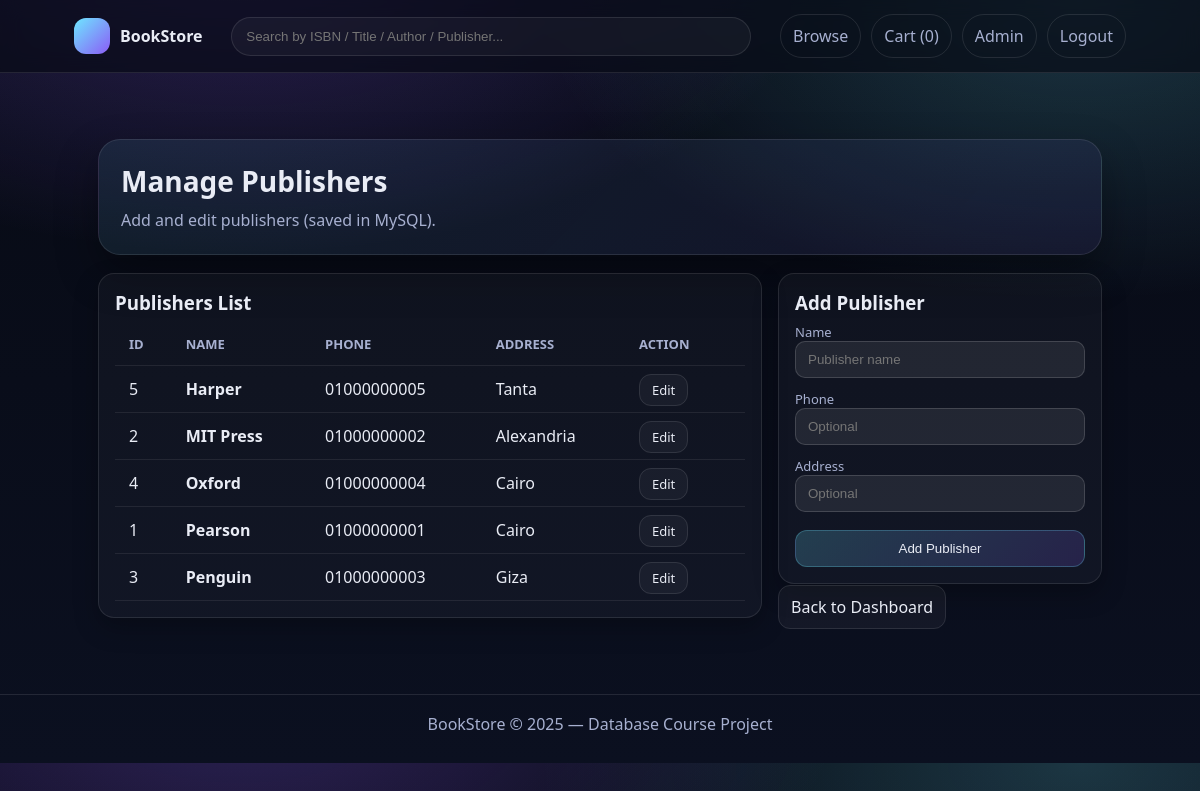
Screenshot of /admin/publishers.php (signed in) with the database file from the repository.
### tables this page shows
CREATE TABLE IF NOT EXISTS publishers (
  id INT AUTO_INCREMENT PRIMARY KEY,
  name VARCHAR(120) NOT NULL UNIQUE,
  phone VARCHAR(30),
  address VARCHAR(200)
);

### Backend/data/repo_db.php (called while the page is built, shortened)
<?php
require_once __DIR__ . '/../config/db.php';
function db_publishers_list(): array {
  global $pdo;
  $stmt = $pdo->query("SELECT id, name, phone, address FROM publishers ORDER BY name ASC");
  return $stmt->fetchAll();
}

### admin/publishers.php (the view, shortened to what this page needs)
<?php
require_once __DIR__ . '/../Backend/auth/admin_auth.php';
require_once __DIR__ . '/../Backend/data/repo_db.php';
require_once __DIR__ . '/../Frontend/includes/header.php';
$publishers = db_publishers_list();
$editId = (int)($_GET['edit'] ?? 0);
$editPublisher = $editId ? db_publisher_find($editId) : null;
?>
<div class="container">
  <div class="hero">
    <h1>Manage Publishers</h1>
    <p>Add and edit publishers (saved in MySQL).</p>
  </div>
  <div class="grid" style="margin-top:18px;">
    <div class="col-8">
      <div class="card" style="overflow:auto;">
        <h3 style="margin-top:0;">Publishers List</h3>
        <table class="table">
          <thead>
            <tr>
              <th>ID</th>
              <th>Name</th>
              <th>Phone</th>
              <th>Address</th>
              <th style="width:120px;">Action</th>
            </tr>
          </thead>
          <tbody>
            <?php foreach ($publishers as $p): ?>
              <tr>
                <td><?= (int)$p['id'] ?></td>
                <td style="font-weight:900;"><?= htmlspecialchars($p['name']) ?></td>
                <td><?= htmlspecialchars($p['phone'] ?? '') ?></td>
                <td><?= htmlspecialchars($p['address'] ?? '') ?></td>
                <td>
                  <a class="btn secondary" href="publishers.php?edit=<?= (int)$p['id'] ?>">Edit</a>
                </td>
              </tr>
            <?php endforeach; ?>
          </tbody>
        </table>
      </div>
    </div>
    <div class="col-4">
      <div class="card">
        <?php if ($editPublisher): ?>
          <h3 style="margin-top:0;">Edit Publisher</h3>
          <form class="form" method="post" action="publisher_action.php">
            <input type="hidden" name="mode" value="edit">
            <input type="hidden" name="id" value="<?= (int)$editPublisher['id'] ?>">
            <div>
              <div class="small">Name</div>
              <input class="input" name="name" value="<?= htmlspecialchars($editPublisher['name']) ?>" required>
            </div>
            <div>
              <div class="small">Phone</div>
              <input class="input" name="phone" value="<?= htmlspecialchars($editPublisher['phone'] ?? '') ?>">
            </div>
            <div>
              <div class="small">Address</div>
              <input class="input" name="address" value="<?= htmlspecialchars($editPublisher['address'] ?? '') ?>">
            </div>
            <div style="display:flex; gap:10px; flex-wrap:wrap; margin-top:6px;">
              <button class="btn" type="submit">Save Changes</button>
              <a class="btn secondary" href="publishers.php">Cancel</a>
            </div>
          </form>
        <?php else: ?>
          <h3 style="margin-top:0;">Add Publisher</h3>
          <form class="form" method="post" action="publisher_action.php">
            <div>
              <div class="small">Name</div>
              <input class="input" name="name" placeholder="Publisher name" required>
            </div>
            <div>
              <div class="small">Phone</div>
              <input class="input" name="phone" placeholder="Optional">
            </div>
            <div>
              <div class="small">Address</div>
              <input class="input" name="address" placeholder="Optional">
            </div>
            <button class="btn" type="submit" style="margin-top:6px;">Add Publisher</button>
          </form>
        <?php endif; ?>
      </div>
      <div style="margin-top:12px;">
        <a class="btn secondary" href="dashboard.php">Back to Dashboard</a>
      </div>
    </div>
  </div>
</div>
<?php require_once __DIR__ . '/../Frontend/includes/footer.php'; ?>

### Frontend/assets/css/style.css (style rules this page uses)
:root { --bg:#0b1020; --surface:#0f1730; --card:#121c3b; --text:#e9ecf5; --muted:#a7b0d0; --brand:#6ee7ff; --brand2:#8b5cf6; --danger:#ff5c7a; --ok:#40f39a; --warn:#ffd166; --border:rgba(255,255,255,.10); --shadow: 0 18px 40px rgba(0,0,0,.35); --radius:16px; --radius2:22px; --max:1100px; --font: system-ui, -apple-system, Segoe UI, Roboto, Arial, sans-serif; }
* { box-sizing:border-box }
body { margin:0; font-family:var(--font); color:var(--text); background: radial-gradient(1100px 600px at 20% -10%, rgba(139,92,246,.30), transparent 55%), radial-gradient(900px 500px at 90% 0%, rgba(110,231,255,.20), transparent 60%), linear-gradient(180deg, #070a14, var(--bg)); }
a { color:inherit;text-decoration:none }
.container { max-width:var(--max); margin:0 auto; padding:24px }
.hero { margin-top:18px; border:1px solid var(--border); background: linear-gradient(135deg, rgba(110,231,255,.09), rgba(139,92,246,.08)); border-radius: var(--radius2); padding:22px; box-shadow: var(--shadow); }
.hero h1 { margin:0 0 8px 0; font-size:28px }
.hero p { margin:0; color:var(--muted); line-height:1.5 }
.card { border:1px solid var(--border); background: rgba(255,255,255,.03); border-radius: var(--radius); padding:16px; box-shadow: 0 10px 24px rgba(0,0,0,.25); }
.btn { cursor:pointer; border:1px solid rgba(110,231,255,.25); border-radius: 12px; padding:10px 12px; background: linear-gradient(135deg, rgba(110,231,255,.20), rgba(139,92,246,.18)); color: var(--text); transition:.15s; }
.btn.secondary { background: rgba(255,255,255,.04); border-color: var(--border); }
.table { width: 100%; border-collapse: collapse; margin-top: 8px; }
.table th, .table td { padding: 12px 14px; border-bottom: 1px solid rgba(255,255,255,0.08); text-align: left; vertical-align: middle; }
.table th { font-size: 13px; color: var(--muted); font-weight: 700; text-transform: uppercase; }
.form { display: flex; flex-direction: column; gap: 12px; }
.input { width: 100%; padding: 10px 12px; border-radius: 10px; background: rgba(255,255,255,0.08); border: 1px solid rgba(255,255,255,0.15); color: var(--text); outline: none; }
.grid { display: grid; grid-template-columns: repeat(12, 1fr); gap: 16px; }
.col-8 { grid-column: span 8; }
.col-4 { grid-column: span 4; }
.small { font-size: 13px; color: var(--muted); }
.card h2, .card h3 { margin-bottom: 8px; }
.table .btn { padding: 6px 12px; font-size: 13px; }

### rows the page displays
publishers: id "5", name "Harper", phone "01000000005", address "Tanta"
publishers: id "2", name "MIT Press", phone "01000000002", address "Alexandria"
publishers: id "4", name "Oxford", phone "01000000004", address "Cairo"
publishers: id "1", name "Pearson", phone "01000000001", address "Cairo"
publishers: id "3", name "Penguin", phone "01000000003", address "Giza"

### other values shown
$cartCount "0"
